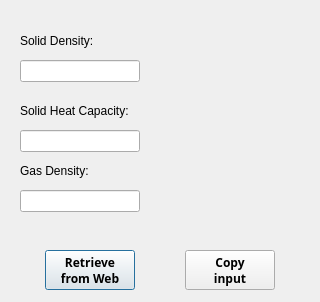
<?xml version="1.0" encoding="UTF-8"?>
<ui version="4.0">
 <class>Dialog</class>
 <widget class="QDialog" name="Dialog">
  <property name="geometry">
   <rect>
    <x>0</x>
    <y>0</y>
    <width>320</width>
    <height>302</height>
   </rect>
  </property>
  <property name="windowTitle">
   <string>Dialog</string>
  </property>
  <property name="windowIcon">
   <iconset>
    <normaloff>../Graphics/AD2.ico</normaloff>../Graphics/AD2.ico</iconset>
  </property>
  <widget class="QLineEdit" name="DensityLine">
   <property name="geometry">
    <rect>
     <x>20</x>
     <y>60</y>
     <width>120</width>
     <height>22</height>
    </rect>
   </property>
   <property name="readOnly">
    <bool>false</bool>
   </property>
  </widget>
  <widget class="QLabel" name="label_10">
   <property name="geometry">
    <rect>
     <x>20</x>
     <y>30</y>
     <width>141</width>
     <height>22</height>
    </rect>
   </property>
   <property name="styleSheet">
    <string notr="true">color: black;
font: 75 10pt &quot;Segoe UI Semibold&quot;;</string>
   </property>
   <property name="text">
    <string>Solid Density:</string>
   </property>
  </widget>
  <widget class="QLabel" name="label">
   <property name="geometry">
    <rect>
     <x>150</x>
     <y>60</y>
     <width>80</width>
     <height>22</height>
    </rect>
   </property>
   <property name="text">
    <string/>
   </property>
   <property name="pixmap">
    <pixmap>../Graphics/DichteEinheit.svg</pixmap>
   </property>
   <property name="scaledContents">
    <bool>false</bool>
   </property>
  </widget>
  <widget class="QLabel" name="label_11">
   <property name="geometry">
    <rect>
     <x>20</x>
     <y>100</y>
     <width>141</width>
     <height>22</height>
    </rect>
   </property>
   <property name="styleSheet">
    <string notr="true">color: black;
font: 75 10pt &quot;Segoe UI Semibold&quot;;</string>
   </property>
   <property name="text">
    <string>Solid Heat Capacity:</string>
   </property>
  </widget>
  <widget class="QLineEdit" name="HeatCapaLine">
   <property name="geometry">
    <rect>
     <x>20</x>
     <y>130</y>
     <width>120</width>
     <height>22</height>
    </rect>
   </property>
   <property name="readOnly">
    <bool>false</bool>
   </property>
  </widget>
  <widget class="QLabel" name="label_2">
   <property name="geometry">
    <rect>
     <x>150</x>
     <y>130</y>
     <width>121</width>
     <height>22</height>
    </rect>
   </property>
   <property name="text">
    <string/>
   </property>
   <property name="pixmap">
    <pixmap>../Graphics/HeatCapaUnit.svg</pixmap>
   </property>
   <property name="scaledContents">
    <bool>false</bool>
   </property>
  </widget>
  <widget class="QPushButton" name="RetrieveWeb">
   <property name="geometry">
    <rect>
     <x>45</x>
     <y>250</y>
     <width>90</width>
     <height>40</height>
    </rect>
   </property>
   <property name="font">
    <font>
     <family>Segoe UI Semibold</family>
     <weight>75</weight>
     <bold>true</bold>
    </font>
   </property>
   <property name="text">
    <string>Retrieve
from Web</string>
   </property>
  </widget>
  <widget class="QPushButton" name="CopyInput">
   <property name="geometry">
    <rect>
     <x>185</x>
     <y>250</y>
     <width>90</width>
     <height>40</height>
    </rect>
   </property>
   <property name="font">
    <font>
     <family>Segoe UI Semibold</family>
     <weight>75</weight>
     <bold>true</bold>
    </font>
   </property>
   <property name="text">
    <string>Copy 
input</string>
   </property>
  </widget>
  <widget class="QLabel" name="label_3">
   <property name="geometry">
    <rect>
     <x>160</x>
     <y>190</y>
     <width>80</width>
     <height>22</height>
    </rect>
   </property>
   <property name="text">
    <string/>
   </property>
   <property name="pixmap">
    <pixmap>../Graphics/DichteEinheit.svg</pixmap>
   </property>
   <property name="scaledContents">
    <bool>false</bool>
   </property>
  </widget>
  <widget class="QLineEdit" name="GasDensityLine">
   <property name="geometry">
    <rect>
     <x>20</x>
     <y>190</y>
     <width>120</width>
     <height>22</height>
    </rect>
   </property>
   <property name="readOnly">
    <bool>false</bool>
   </property>
  </widget>
  <widget class="QLabel" name="label_12">
   <property name="geometry">
    <rect>
     <x>20</x>
     <y>160</y>
     <width>141</width>
     <height>22</height>
    </rect>
   </property>
   <property name="styleSheet">
    <string notr="true">color: black;
font: 75 10pt &quot;Segoe UI Semibold&quot;;</string>
   </property>
   <property name="text">
    <string>Gas Density:</string>
   </property>
  </widget>
 </widget>
 <resources/>
 <connections/>
</ui>
